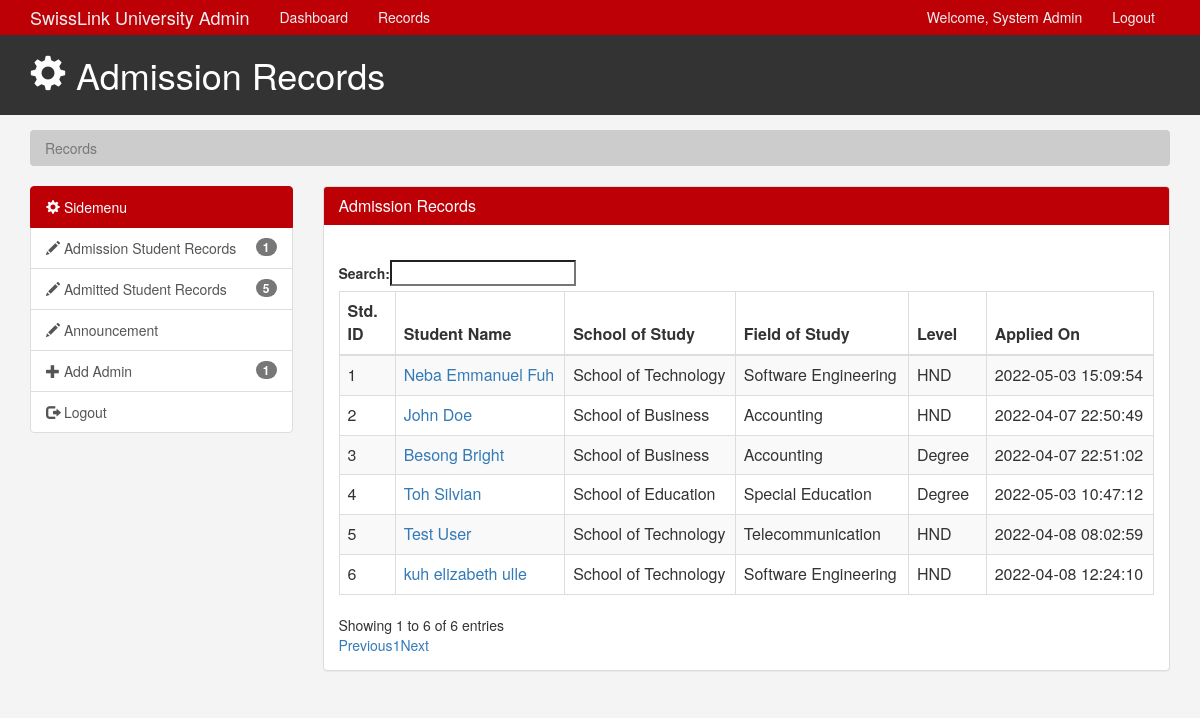
Page /admin/allRecords.php (signed in) on the committed database.
### tables this page shows
CREATE TABLE `admission` (
  `ID` int(11) NOT NULL,
  `name` varchar(32) NOT NULL,
  `dob` varchar(32) NOT NULL,
  `pob` varchar(32) NOT NULL,
  `tel` varchar(32) NOT NULL,
  `email` varchar(32) NOT NULL,
  `gender` varchar(10) NOT NULL,
  `nationality` varchar(32) NOT NULL,
  `maritalStatus` varchar(32) NOT NULL,
  `specialNeeds` varchar(32) NOT NULL,
  `address` varchar(32) NOT NULL,
  `img` varchar(100) NOT NULL,
  `idCard` varchar(100) NOT NULL,
  `birthCert` varchar(100) NOT NULL,
  `fatherName` varchar(32) DEFAULT NULL,
  `fatherAddress` varchar(32) DEFAULT NULL,
  `fatherNum` varchar(32) DEFAULT NULL,
  `motherName` varchar(32) DEFAULT NULL,
  `motherAddress` varchar(32) DEFAULT NULL,
  `motherNum` varchar(32) DEFAULT NULL,
  `sponsorName` varchar(32) DEFAULT NULL,
  `sponsorAddress` varchar(32) DEFAULT NULL,
  `sponsorNum` varchar(32) DEFAULT NULL,
  `school` varchar(32) NOT NULL,
  `programme` varchar(32) NOT NULL,
  `level` varchar(32) NOT NULL,
  `instituteAttended` varchar(100) NOT NULL,
  `dfrom` varchar(32) NOT NULL,
  `dto` varchar(32) NOT NULL,
  `programmestudied` varchar(32) NOT NULL,
  `certificate_earned` varchar(32) NOT NULL,
  `remark` varchar(32) DEFAULT NULL,
  `uploadq` varchar(100) NOT NULL,
  `admission_time` timestamp NOT NULL DEFAULT current_timestamp() ON UPDATE current_timestamp(),
  `Matricle` varchar(9) NOT NULL DEFAULT 'SLSS000',
  `status` varchar(32) NOT NULL DEFAULT 'pending',
  `admi_money` int(11) NOT NULL,
  `instituteEmail` varchar(50) NOT NULL DEFAULT 'swisslinkedu.com',
  `admissionDate` varchar(15) DEFAULT NULL,
  `campus_location` varchar(32) NOT NULL
);

### admin/allRecords.php (the view, shortened to what this page needs)
<?php
    if(isset($_SESSION['email']))
    {
    ?>
    <html lang="en">
    <head>
        <link href="css/bootstrap.min.css" rel="stylesheet">
        <link href="css/style.css" rel="stylesheet">
    </head>
    <body>
        <?php include'adminMenu.php' ?>
        <header id="header">
            <div class="container">
                <div class="row">
                    <div class="col-md-10">
                        <h1><span class="glyphicon glyphicon-cog" aria-hidden="true"></span> Admission Records </h1>
                    </div>
                </div>
            </div>
        </header>
        <section id="breadcrumb">
            <div class="container">
                <ol class="breadcrumb">
                    <li class="active">Records</li>
                </ol>
            </div>
        </section>
        <?php include 'side-menu.php' ?>
        <div class="col-md-9">
            <div class="panel panel-default">
                <div class="panel-heading main-color-bg">
                    <h3 class="panel-title">Admission Records</h3>
                </div>
                <div class="panel-body">
                    <br/>
                    <table id="record" class="table table-striped table-hover table-bordered">
                        <thead>
                            <tr>
                                <th>Std. ID</th>
                                <th>Student Name</th>
                                <th>School of Study</th>
                                <th>Field of Study</th>
                                <th>Level</th>
                                <th>Applied On</th>
                            </tr>
                        </thead>
                        <?php
                        $count = 0;
                        $count++;
                $mysqli = mysqli_connect($databaseHost,$databaseUsername,$databasePassword,$databaseName);
                  $query = "SELECT * FROM admission";
                  $result = mysqli_query($mysqli,$query);
                  while($addrow = mysqli_fetch_array($result)){
                    echo "<tr>";
                    echo "<td>";echo $count++;echo "</td>";
                    echo "<td><a href='view.php?id=$addrow[0]'>" .$addrow[1] . "</a></td>";
                    echo "<td>$addrow[23]</td>";
                    echo "<td>$addrow[24]</td>";
                    echo "<td>$addrow[25]</td>";
                    echo "<td>$addrow[33]</td>";
                    echo "</tr>";
                  }
            ?>
                    </table>
                </div>
            </div>
        </div>
        </div>
        </div>
        </section>
        <?php
  }
else{
?>
            <?php
echo "<script language='javascript'>alert('Login to continue');
window.location.href='/shibat-students/admin';
 </script>";
}
?>

### admin/adminMenu.php (shortened to what this page needs)
<?php
	if(isset($_SESSION['email']))
	{
        include 'variables.php';
        $mysqli = new mysqli($databaseHost,$databaseUsername,$databasePassword,$databaseName);
        $query = "SELECT * FROM admins WHERE email = '{$_SESSION['email']}'";
        $result = $mysqli->query($query) or die($mysqli->error);
		if($result->num_rows > 0)
		{
			while($row = $result->fetch_assoc())
			{
				foreach($row as $val)
				{
                    $details[] = $val;
        }
      }
		}
	}
?>
    <nav class="navbar navbar-default">
    <div class="container">
      <div class="navbar-header">
        <a class="navbar-brand" href="admin.php">SwissLink University Admin</a>
      </div>
      <div id="navbar" class="collapse navbar-collapse">
        <ul class="nav navbar-nav">
          <li><a href="admin.php">Dashboard</a></li>
          <li><a href="records.php">Records</a></li>
        </ul>
        <ul class="nav navbar-nav navbar-right">
          <li><a href="#">Welcome, <?php echo $details[3];?> </a></li>
          <li><a href="logout.php">Logout</a></li>
        </ul>
      </div>
    </div>
  </nav>

### admin/css/style.css (style rules this page uses)
body { background:#f4f4f4; }
.navbar { min-height: 33px !important; margin-bottom:0; border-radius:0; }
.navbar-nav > li > a, .navbar-brand { padding-top:6px !important; padding-bottom:0 !important; height: 33px; }
.navbar-default { background-color: #BD0006; border-color: #BD0006; }
.navbar-default .navbar-brand { color: #ecf0f1; }
.navbar-default .navbar-nav > li > a { color: #ecf0f1; }
.navbar-default .navbar-collapse, .navbar-default .navbar-form { border-color: #ecf0f1; }
.main-color-bg { background-color: #BD0006 !important; border-color: #BD0006 !important; color:#ffffff !important; }
#header { background:#333333; color:#ffffff; padding-bottom: 10px; margin-bottom: 15px; }
.breadcrumb { background:#cccccc; color:#333333; }

### rows in the picture
admission: name "Neba Emmanuel Fuh", school "School of Technology", programme "Software Engineering", level "HND", admission_time "2022-05-03 15:09:54"
admission: name "John Doe", school "School of Business", programme "Accounting", level "HND", admission_time "2022-04-07 22:50:49"
admission: name "Besong Bright", school "School of Business", programme "Accounting", level "Degree", admission_time "2022-04-07 22:51:02"
admission: name "Toh Silvian", school "School of Education", programme "Special Education", level "Degree", admission_time "2022-05-03 10:47:12"
admission: name "Test User", school "School of Technology", programme "Telecommunication", level "HND", admission_time "2022-04-08 08:02:59"
admission: name "kuh elizabeth ulle", school "School of Technology", programme "Software Engineering", level "HND", admission_time "2022-04-08 12:24:10"

### other values in the picture
$details[3] "System Admin"
$val "1"
$val3 "5"
$val2 "1"
